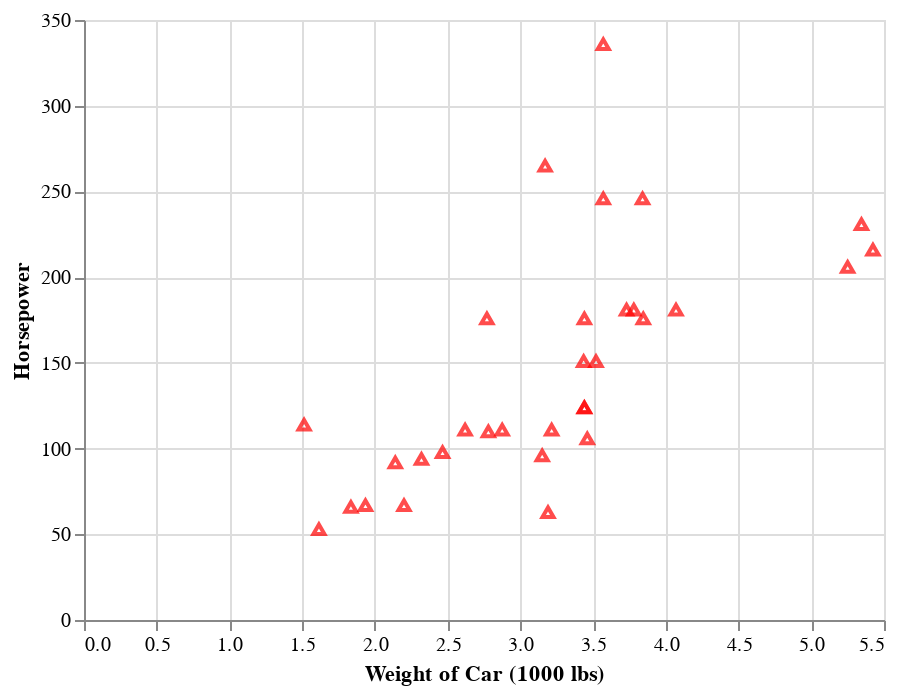

Notebook code for this chart:
### Code cell
chart = alt.Chart(data).mark_point(shape='triangle', color="red").encode(
    x=alt.X('wt:Q', title='Weight of Car (1000 lbs)'),  # X-axis represents the weight of the car
    y=alt.Y('hp:Q', title='Horsepower'),  # Y-axis represents the horsepower
    tooltip=['mpg:Q', 'gear:O', 'carb:O']  # Tooltips for miles per gallon, gears, and carburetors
)

chart

### Figure 1 — Vega-Lite specification as saved in the notebook (floating-point values rounded to 4 significant figures)
{"config": {"view": {"continuousWidth": 400, "continuousHeight": 300}}, "data": {"name": "data-cbaf277d8f833be76c3c0a2eb9bb0e5a"}, "mark": {"type": "point", "color": "red", "shape": "triangle"}, "encoding": {"tooltip": [{"field": "mpg", "type": "quantitative"}, {"field": "gear", "type": "ordinal"}, {"field": "carb", "type": "ordinal"}], "x": {"field": "wt", "title": "Weight of Car (1000 lbs)", "type": "quantitative"}, "y": {"field": "hp", "title": "Horsepower", "type": "quantitative"}}, "$schema": "https://vega.github.io/schema/vega-lite/v4.17.0.json", "datasets": {"data-cbaf277d8f833be76c3c0a2eb9bb0e5a": [{"mpg": 21.0, "cyl": 6, "disp": 160.0, "hp": 110, "drat": 3.9, "wt": 2.62, "qsec": 16.46, "vs": 0, "am": 1, "gear": 4, "carb": 4}, {"mpg": 21.0, "cyl": 6, "disp": 160.0, "hp": 110, "drat": 3.9, "wt": 2.875, "qsec": 17.02, "vs": 0, "am": 1, "gear": 4, "carb": 4}, {"mpg": 22.8, "cyl": 4, "disp": 108.0, "hp": 93, "drat": 3.85, "wt": 2.32, "qsec": 18.61, "vs": 1, "am": 1, "gear": 4, "carb": 1}, {"mpg": 21.4, "cyl": 6, "disp": 258.0, "hp": 110, "drat": 3.08, "wt": 3.215, "qsec": 19.44, "vs": 1, "am": 0, "gear": 3, "carb": 1}, {"mpg": 18.7, "cyl": 8, "disp": 360.0, "hp": 175, "drat": 3.15, "wt": 3.44, "qsec": 17.02, "vs": 0, "am": 0, "gear": 3, "carb": 2}, {"mpg": 18.1, "cyl": 6, "disp": 225.0, "hp": 105, "drat": 2.76, "wt": 3.46, "qsec": 20.22, "vs": 1, "am": 0, "gear": 3, "carb": 1}, {"mpg": 14.3, "cyl": 8, "disp": 360.0, "hp": 245, "drat": 3.21, "wt": 3.57, "qsec": 15.84, "vs": 0, "am": 0, "gear": 3, "carb": 4}, {"mpg": 24.4, "cyl": 4, "disp": 146.7, "hp": 62, "drat": 3.69, "wt": 3.19, "qsec": 20.0, "vs": 1, "am": 0, "gear": 4, "carb": 2}, {"mpg": 22.8, "cyl": 4, "disp": 140.8, "hp": 95, "drat": 3.92, "wt": 3.15, "qsec": 22.9, "vs": 1, "am": 0, "gear": 4, "carb": 2}, {"mpg": 19.2, "cyl": 6, "disp": 167.6, "hp": 123, "drat": 3.92, "wt": 3.44, "qsec": 18.3, "vs": 1, "am": 0, "gear": 4, "carb": 4}, {"mpg": 17.8, "cyl": 6, "disp": 167.6, "hp": 123, "drat": 3.92, "wt": 3.44, "qsec": 18.9, "vs": 1, "am": 0, "gear": 4, "carb": 4}, {"mpg": 16.4, "cyl": 8, "disp": 275.8, "hp": 180, "drat": 3.07, "wt": 4.07, "qsec": 17.4, "vs": 0, "am": 0, "gear": 3, "carb": 3}, {"mpg": 17.3, "cyl": 8, "disp": 275.8, "hp": 180, "drat": 3.07, "wt": 3.73, "qsec": 17.6, "vs": 0, "am": 0, "gear": 3, "carb": 3}, {"mpg": 15.2, "cyl": 8, "disp": 275.8, "hp": 180, "drat": 3.07, "wt": 3.78, "qsec": 18.0, "vs": 0, "am": 0, "gear": 3, "carb": 3}, {"mpg": 10.4, "cyl": 8, "disp": 472.0, "hp": 205, "drat": 2.93, "wt": 5.25, "qsec": 17.98, "vs": 0, "am": 0, "gear": 3, "carb": 4}, {"mpg": 10.4, "cyl": 8, "disp": 460.0, "hp": 215, "drat": 3.0, "wt": 5.424, "qsec": 17.82, "vs": 0, "am": 0, "gear": 3, "carb": 4}, {"mpg": 14.7, "cyl": 8, "disp": 440.0, "hp": 230, "drat": 3.23, "wt": 5.345, "qsec": 17.42, "vs": 0, "am": 0, "gear": 3, "carb": 4}, {"mpg": 32.4, "cyl": 4, "disp": 78.7, "hp": 66, "drat": 4.08, "wt": 2.2, "qsec": 19.47, "vs": 1, "am": 1, "gear": 4, "carb": 1}, {"mpg": 30.4, "cyl": 4, "disp": 75.7, "hp": 52, "drat": 4.93, "wt": 1.615, "qsec": 18.52, "vs": 1, "am": 1, "gear": 4, "carb": 2}, {"mpg": 33.9, "cyl": 4, "disp": 71.1, "hp": 65, "drat": 4.22, "wt": 1.835, "qsec": 19.9, "vs": 1, "am": 1, "gear": 4, "carb": 1}, {"mpg": 21.5, "cyl": 4, "disp": 120.1, "hp": 97, "drat": 3.7, "wt": 2.465, "qsec": 20.01, "vs": 1, "am": 0, "gear": 3, "carb": 1}, {"mpg": 15.5, "cyl": 8, "disp": 318.0, "hp": 150, "drat": 2.76, "wt": 3.52, "qsec": 16.87, "vs": 0, "am": 0, "gear": 3, "carb": 2}, {"mpg": 15.2, "cyl": 8, "disp": 304.0, "hp": 150, "drat": 3.15, "wt": 3.435, "qsec": 17.3, "vs": 0, "am": 0, "gear": 3, "carb": 2}, {"mpg": 13.3, "cyl": 8, "disp": 350.0, "hp": 245, "drat": 3.73, "wt": 3.84, "qsec": 15.41, "vs": 0, "am": 0, "gear": 3, "carb": 4}, {"mpg": 19.2, "cyl": 8, "disp": 400.0, "hp": 175, "drat": 3.08, "wt": 3.845, "qsec": 17.05, "vs": 0, "am": 0, "gear": 3, "carb": 2}, {"mpg": 27.3, "cyl": 4, "disp": 79.0, "hp": 66, "drat": 4.08, "wt": 1.935, "qsec": 18.9, "vs": 1, "am": 1, "gear": 4, "carb": 1}, {"mpg": 26.0, "cyl": 4, "disp": 120.3, "hp": 91, "drat": 4.43, "wt": 2.14, "qsec": 16.7, "vs": 0, "am": 1, "gear": 5, "carb": 2}, {"mpg": 30.4, "cyl": 4, "disp": 95.1, "hp": 113, "drat": 3.77, "wt": 1.513, "qsec": 16.9, "vs": 1, "am": 1, "gear": 5, "carb": 2}, {"mpg": 15.8, "cyl": 8, "disp": 351.0, "hp": 264, "drat": 4.22, "wt": 3.17, "qsec": 14.5, "vs": 0, "am": 1, "gear": 5, "carb": 4}, {"mpg": 19.7, "cyl": 6, "disp": 145.0, "hp": 175, "drat": 3.62, "wt": 2.77, "qsec": 15.5, "vs": 0, "am": 1, "gear": 5, "carb": 6}, {"mpg": 15.0, "cyl": 8, "disp": 301.0, "hp": 335, "drat": 3.54, "wt": 3.57, "qsec": 14.6, "vs": 0, "am": 1, "gear": 5, "carb": 8}, {"mpg": 21.4, "cyl": 4, "disp": 121.0, "hp": 109, "drat": 4.11, "wt": 2.78, "qsec": 18.6, "vs": 1, "am": 1, "gear": 4, "carb": 2}]}}
